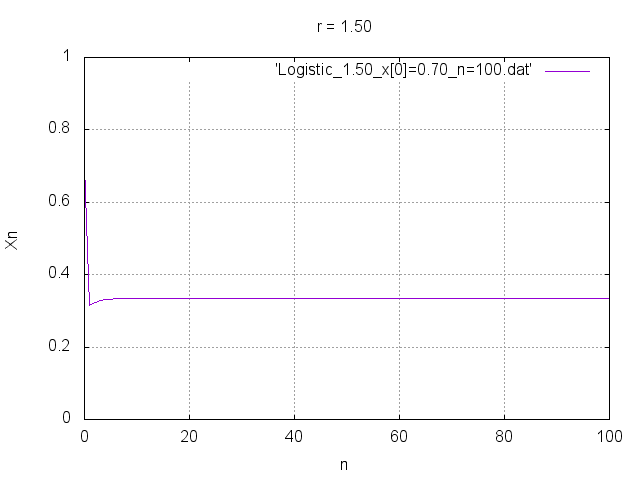

This figure's gnuplot source:
set grid
set title 'r = 1.50'

set yrange [0:1]
set xrange [0:100]
set xlabel 'n'
set ylabel 'Xn'


plot 'Logistic_1.50_x[0]=0.70_n=100.dat' with lines
pause 2
set terminal png
set output 'Logistic_1.50_x[0]=0.70_n=100.png'
replot
setterminal x11
